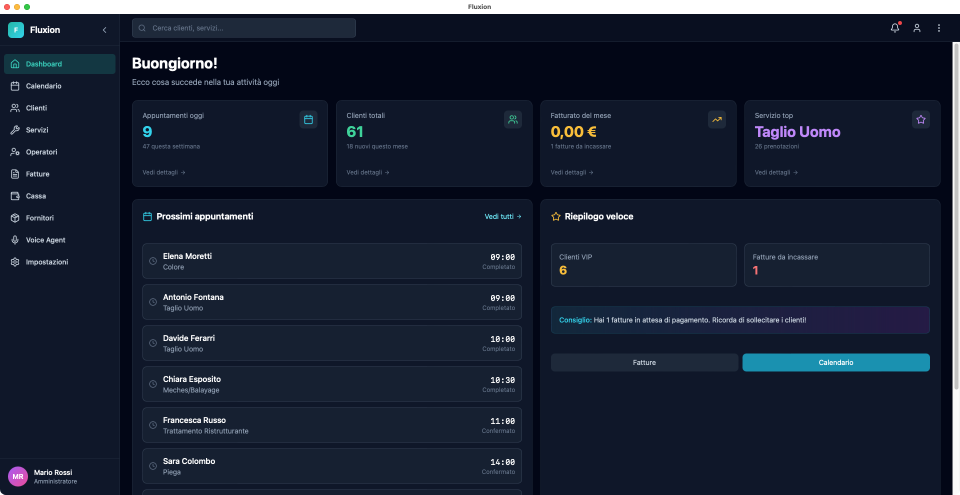
#> input picture landing/screenshots/01-dashboard.png, 1920 x 989 px, found by its file name (shown at 1/2 size)
$ python generate-v8-thumbnail.py
#> lines starting #> are read from the running program, lines starting #| are printed output that depends on the picture
#!/usr/bin/env python3
"""
Generate YouTube thumbnail for FLUXION V8 promo.
1280x720, high contrast, readable at mobile size.
"""

from PIL import Image, ImageDraw, ImageFont
from pathlib import Path

BASE = Path("/Volumes/MontereyT7/FLUXION")
OUTPUT = BASE / "landing" / "assets" / "youtube-thumbnail-v8.png"
SCREENSHOT = BASE / "landing" / "screenshots" / "01-dashboard.png"
LOGO = BASE / "logo_fluxion.jpg"

W, H = 1280, 720

FONT_PATHS = [
    "/System/Library/Fonts/Supplemental/Impact.ttf",
    "/System/Library/Fonts/Helvetica.ttc",
    "/Library/Fonts/Arial Bold.ttf",
]

def get_font(size):
    for fp in FONT_PATHS:
        if Path(fp).exists():
            try:
                return ImageFont.truetype(fp, size)
            except Exception:
                continue
    return ImageFont.load_default()


def main():
    # Start with dashboard screenshot as background
    if SCREENSHOT.exists():
        bg = Image.open(str(SCREENSHOT)).convert("RGB")
        bg = bg.resize((W, H), Image.LANCZOS)
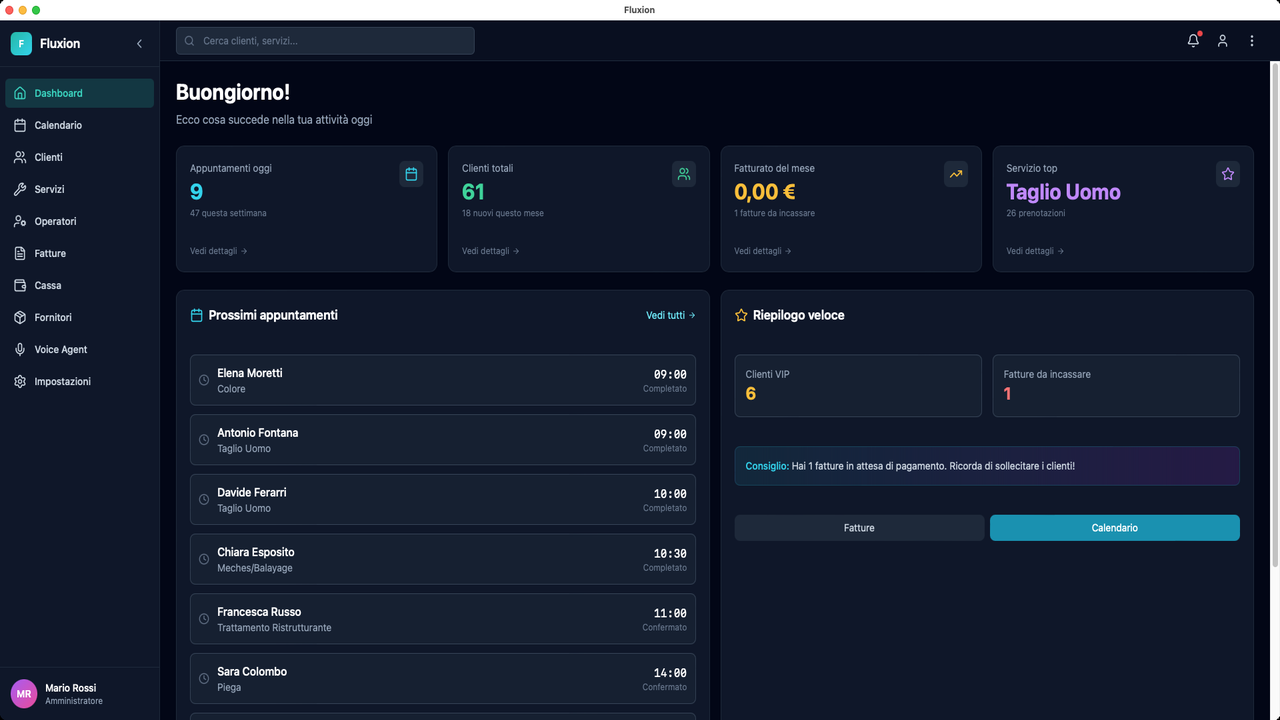
#> bg: PIL image 1280x720 RGB; mean R, G, B 26.3, 34.7, 51.7
    else:
        bg = Image.new("RGB", (W, H), (20, 20, 40))

    draw = ImageDraw.Draw(bg)

    # Dark gradient overlay (left side for text)
    for x in range(W * 2 // 3):
        alpha = int(220 * (1 - x / (W * 2 / 3)))
        for y in range(H):
            r, g, b = bg.getpixel((x, y))
            r = int(r * (1 - alpha / 255))
            g = int(g * (1 - alpha / 255))
            b = int(b * (1 - alpha / 255))
            bg.putpixel((x, y), (r, g, b))
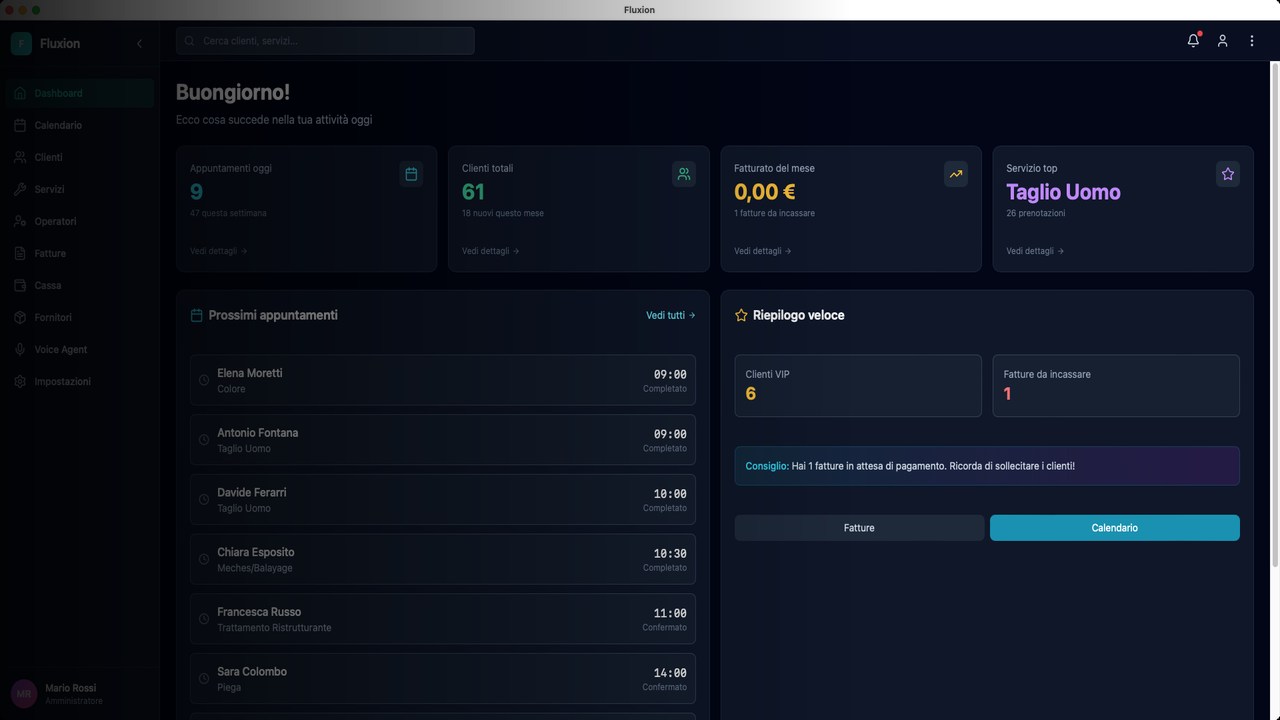
#> bg: PIL image 1280x720 RGB; mean R, G, B 18.2, 24.2, 36.5

    # Main headline
    font_title = get_font(72)
    font_sub = get_font(42)
    font_price = get_font(56)

    # "GESTIONALE" line
    draw.text((60, 120), "GESTIONALE", font=font_title, fill=(255, 255, 255))

    # "PER LA TUA" line
    draw.text((60, 200), "PER LA TUA", font=font_title, fill=(255, 255, 255))

    # "ATTIVITA'" line in accent color
    draw.text((60, 280), "ATTIVITA'", font=font_title, fill=(78, 205, 196))

    # Price badge
    draw.rectangle([(50, 400), (420, 470)], fill=(78, 205, 196))
    draw.text((70, 408), "€497 PER SEMPRE", font=font_price, fill=(255, 255, 255))

    # Subline
    draw.text((60, 500), "Zero abbonamenti.", font=font_sub, fill=(200, 200, 200))
    draw.text((60, 550), "Sara risponde 24/7.", font=font_sub, fill=(200, 200, 200))

    # FLUXION logo top-left
    if LOGO.exists():
        logo = Image.open(str(LOGO)).convert("RGBA")
        logo = logo.resize((80, 80), Image.LANCZOS)
        alpha = logo.split()[3].point(lambda p: int(p * 0.9))
        logo.putalpha(alpha)
        bg_rgba = bg.convert("RGBA")
        bg_rgba.paste(logo, (60, 20), logo)
        bg = bg_rgba.convert("RGB")

    # Red accent bar at bottom
    draw = ImageDraw.Draw(bg)
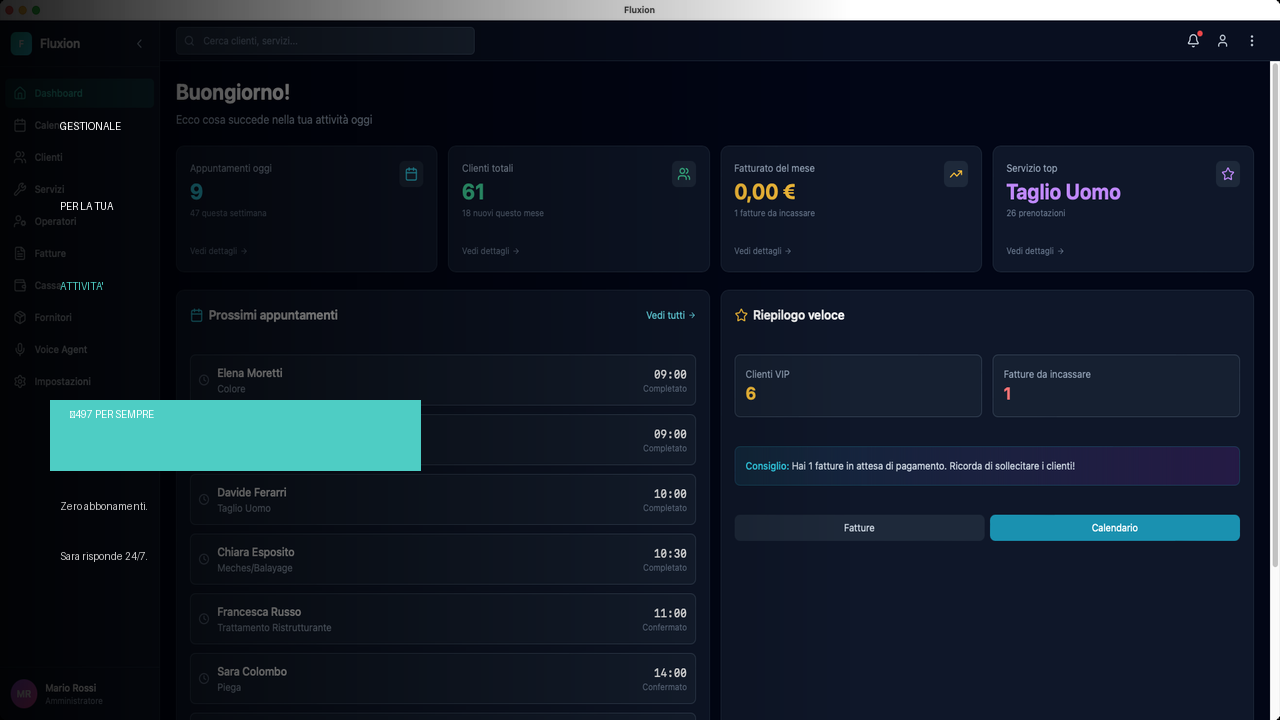
#> bg: PIL image 1280x720 RGB; mean R, G, B 20.4, 30, 41.7
    draw.rectangle([(0, H - 8), (W, H)], fill=(255, 75, 75))

    bg.save(str(OUTPUT), quality=95)
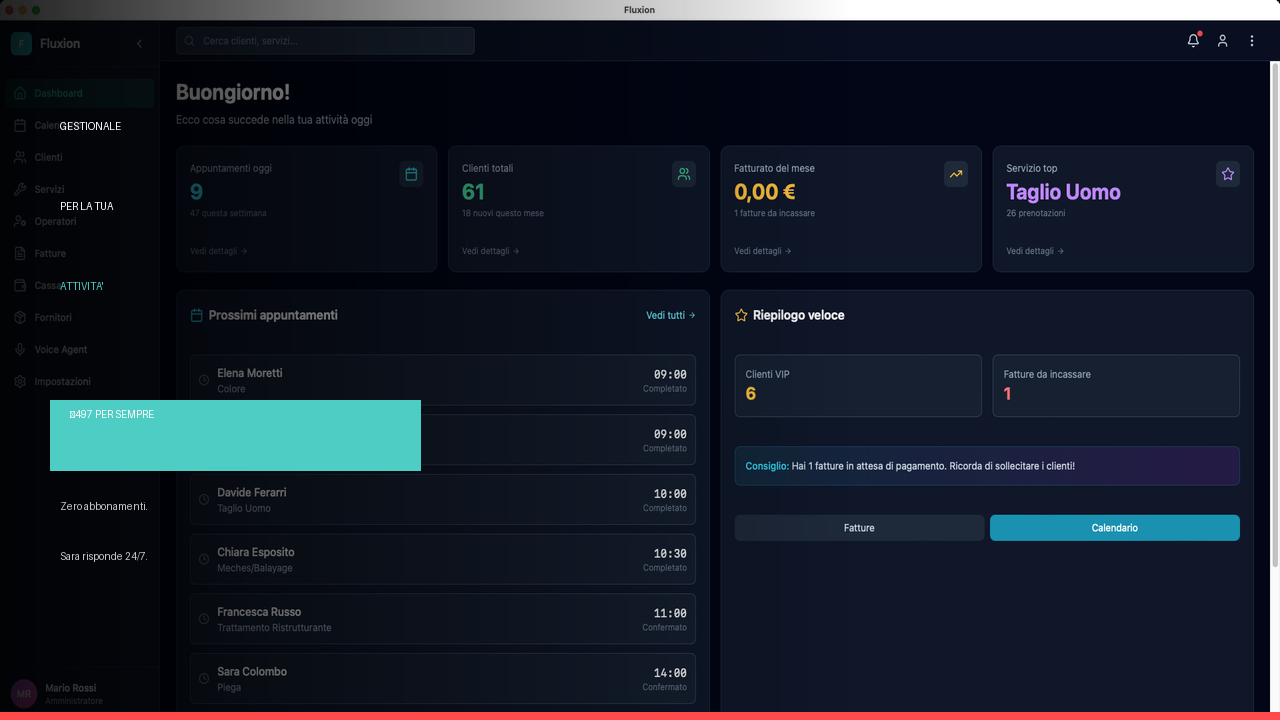
#> saved as youtube-thumbnail-v8.png: PIL image 1280x720 RGB; mean R, G, B 23.1, 30.6, 42.2
    print(f"Thumbnail saved: {OUTPUT}")
#> (the run stopped early here; a loop or call above may not have finished)
